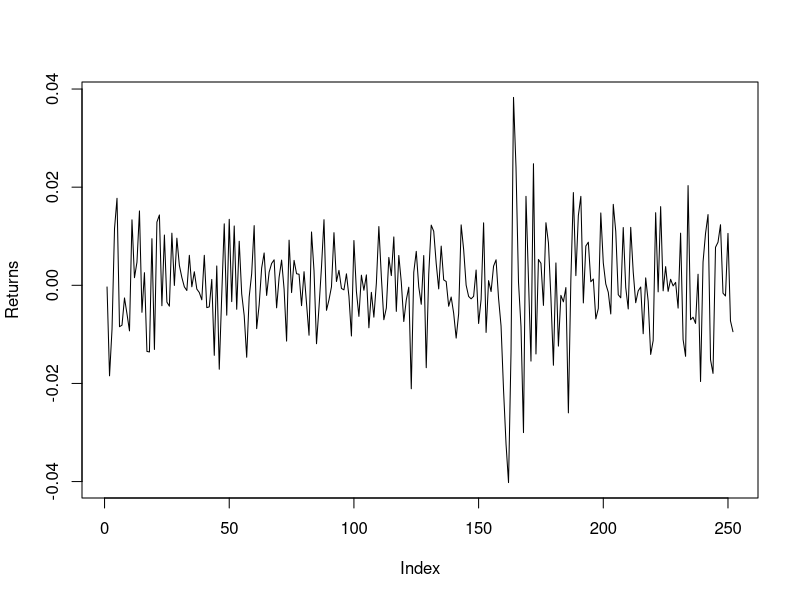
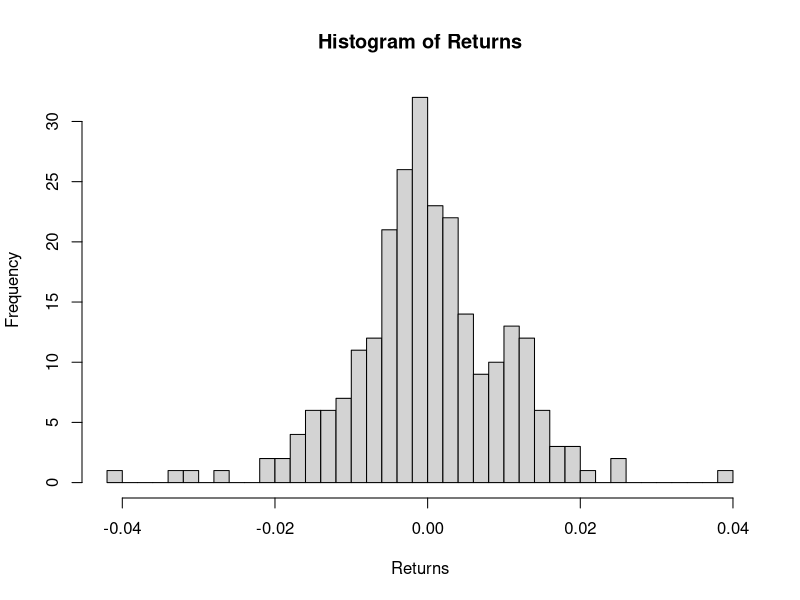
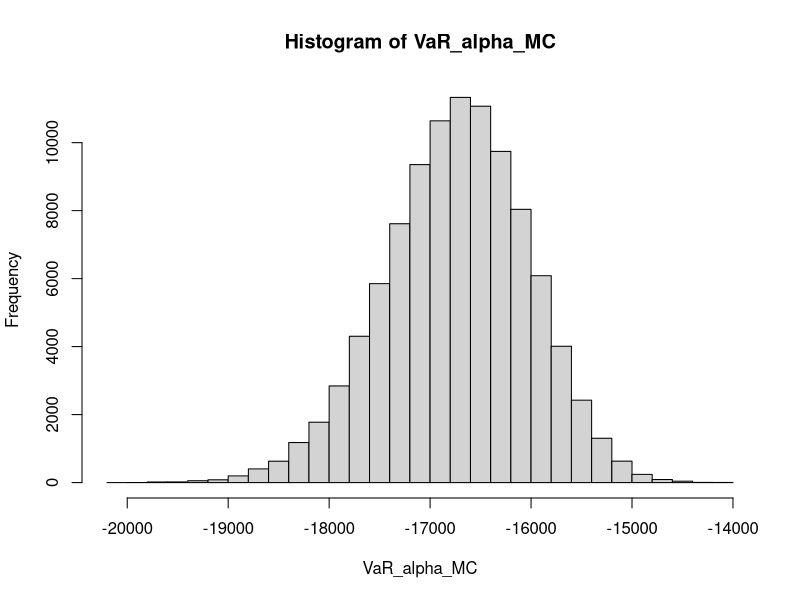

Write the R code that produced these figures, in order.
# Homework 5 Part 2 

# Read data and look at summary statistics
data <- read.csv("SP500_Log_Returns_20150101_20160101.csv")
head(data)
Returns <- data[[4]]
plot(Returns, type = 'l')
hist(Returns, breaks = 30)

# Initialize parameters
V <- 1e6
alpha <- 0.95
beta <- 0.025
numb_sim <- 100000 # M 
n <- length(Returns) # number of observations


# Part a 
Return_mean <- mean(Returns)
Return_var <- var(Returns)
norm_inverse <- qnorm((1-alpha), mean= 0, sd=1)
Var_known = -V*(1 - exp(Return_mean +sqrt(Return_var)* norm_inverse))

# Use slide 27 equations for upper and lower sigma paramter 
conf_int_quantile_down<- beta/2
conf_int_quantile_up <- 1-beta/2
conf_ints <- c(conf_int_quantile_down, conf_int_quantile_up)
chisq_df <- n-1

sigmas2_known <- ((n-1)*Return_var)/qchisq(p = conf_ints , df = chisq_df)
#sigma_down <- ((n-1)*Return_var)/qchisq(p = conf_int_quantile_down, df = chisq_df) 

# Watch the signs?
Var_known_conf_int <- -V*(1 - exp(Return_mean +sqrt(sigmas2_known)* norm_inverse))
# Var_down <- -V*(1 - exp(Return_mean +sqrt(sigma_down)* norm_inverse))



############################################
############# Part b ########################
###########################################


# Following steps on slide 31 

# First simulate sigma 

chisq_MC <- rchisq(numb_sim, chisq_df)
sigma2_MC <- ((n-1)*Return_var)/(chisq_MC)
sigma_MC <- sqrt(sigma2_MC)

# Simulate mean of the VaR 
for(sim in 1:numb_sim){
  mu_MC <- rnorm(1,mean = Return_mean, sd = (sigma_MC[sim]/sqrt(n)))
}

# Simulate VaR alpha 
VaR_alpha_MC = -V*(1 - exp(mu_MC +sigma_MC* norm_inverse))
hist(VaR_alpha_MC, breaks = 40)
VaR_MC_mean <- mean(VaR_alpha_MC)
VaR_MC_conf_int <- quantile(VaR_alpha_MC,conf_ints)

# Compare two method of finding VaR

Var_known
Var_known_conf_int

VaR_MC_mean
VaR_MC_conf_int

# The two methods are very similar. The means are slightly different but the confidence intervals overlap for the majority of the time. 
